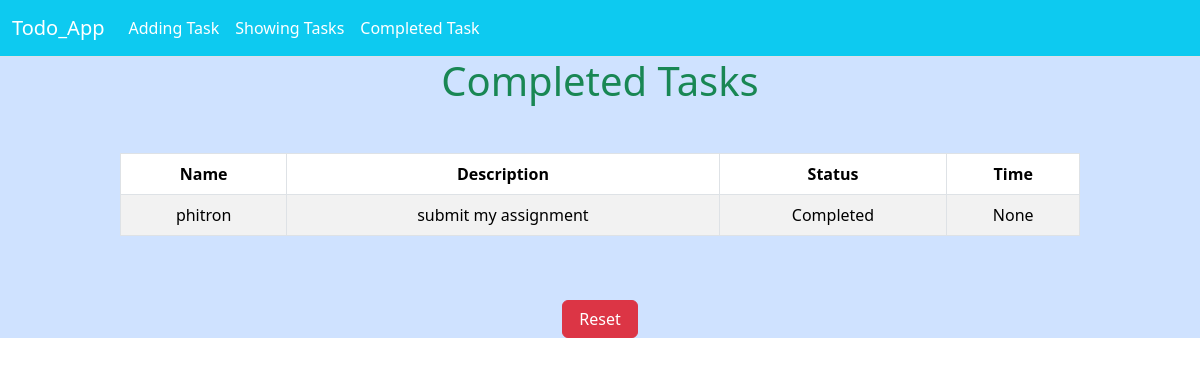
/completed_tasks/, run on the app's committed database.
### TODO_App/models.py (models this page shows)
class TaskModel(models.Model):
    taskTitle = models.CharField(max_length=50)
    taskDescription = models.CharField(max_length=50)
    is_completed = models.BooleanField(default=False)

### TODO_App/views.py (the view)
# urls.py: path('completed_tasks/', views.completed_tasks, name='completed_tasks'),
def completed_tasks(request):
    time = request.GET.get('time')
    tasks = TaskModel.objects.filter(is_completed=True)
    return render(request, 'completed_tasks.html', {'tasks': tasks, 'time': time})

### TODO_App/templates/completed_tasks.html (shortened to what this page needs)
{% extends 'base.html' %}
{% load crispy_forms_tags %}
{% block content %}
<div style="text-align: center;" class=' text-success bg-primary-subtle'>
    <h1>Completed Tasks</h1>
<div>
    {% if tasks %}
    <div style="width:80%; margin:auto;" class="mt-5">
        <table class="table table-striped table-bordered table-hover">
            <thead class="thead-light">
              <tr style="text-align:center;">
                <th scope="col">Name</th>
                <th scope="col">Description</th>
                <th scope="col">Status</th>
                <th scope="col">Time</th>
              </tr>
            </thead>
            <tbody style="text-align:center;">
              {% for task in tasks %}
              <tr>
                <td scope="row"> {{task.taskTitle}} </th>
                <td scope="row"> {{task.taskDescription}} </th>
                {% if task.is_completed %}
                <td scope="row"> Completed </th>
                {% else %}
                <td scope="row"> Not completed</th>
                {% endif %}
                <td scope="row"> {{time}} </td>
              </tr>
              {% endfor %}
              </tbody>
          </table>
    </div>
    <a href=" {% url 'reset' %} "> <button class="btn btn-danger text-white mt-5 px-3">Reset</button> </a>
{% endif %}
{% endblock content %}

### data on the page
TaskModel: taskTitle "phitron", taskDescription "submit my assignment", is_completed "Completed", time "None"
